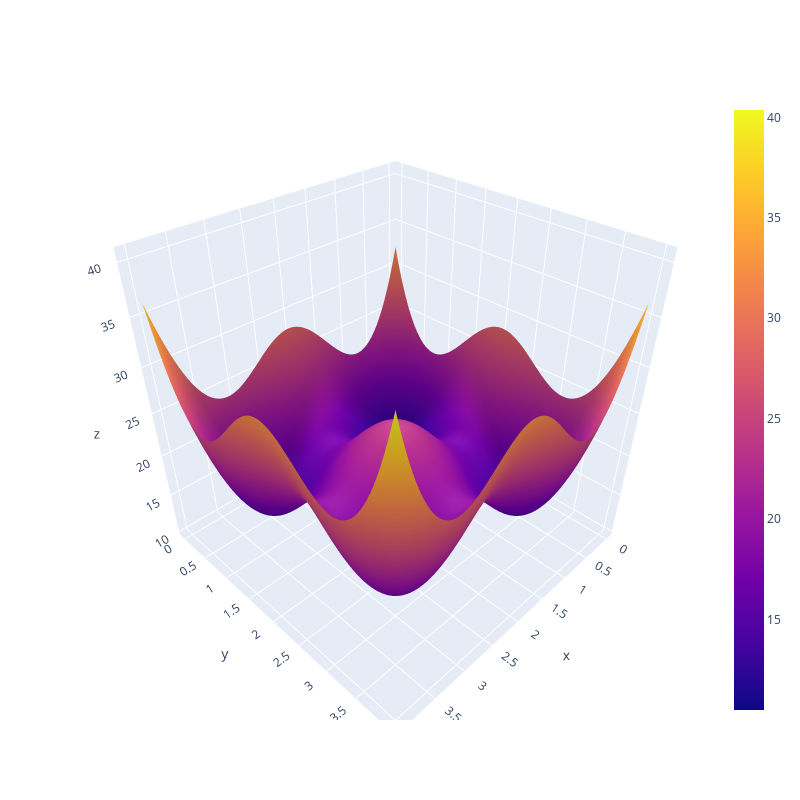

Notebook cell for this chart:
### Code cell
def c(x):
    return (x[0]-2) ** 4 + 10*np.exp(-(x[0]-2)**2) + x[0] + (x[1]-2) ** 4 + 10*np.exp(-(x[1]-2)**2) + x[1]

# plot the function
x = np.linspace(0, 4, 100)
y = np.linspace(0, 4, 100)
X, Y = np.meshgrid(x, y)
Z = c([X, Y])


fig = go.Figure(go.Surface(x=X,y=Y,z=Z))
fig.update_layout(width=800, height=800)
fig.show()

### Figure 1 — Plotly figure (JSON) as saved in the notebook; plotly's stock layout.template omitted (floating-point values rounded to 4 significant figures; data arrays with more than 128 entries replaced by an {"elided": "..."} marker saying what was removed)
{"data": [{"type": "surface", "x": {"elided": "100x100 float values"}, "y": {"elided": "100x100 float values"}, "z": {"elided": "100x100 float values"}}], "layout": {"height": 800, "width": 800}}
